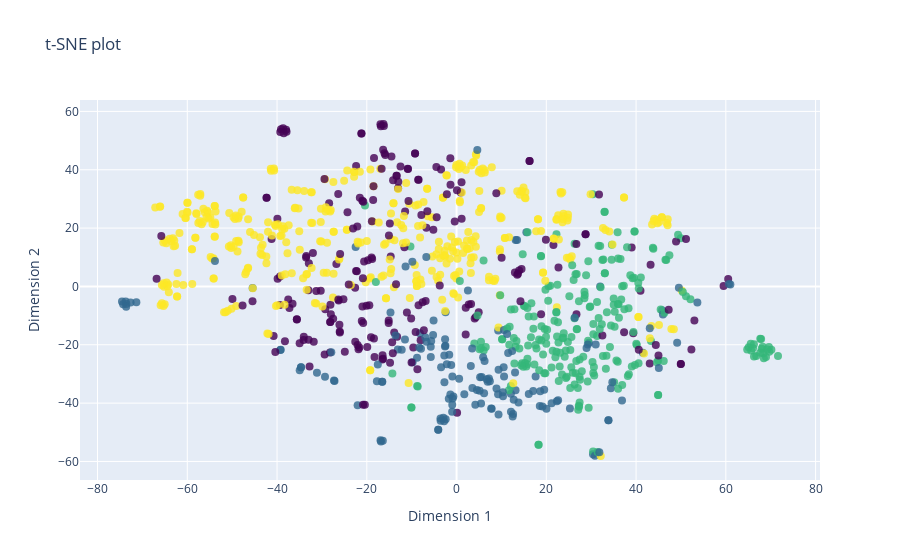

Write notebook code for a chart like this one.
### Code cell
import pandas as pd
import plotly.graph_objects as go
from plotly.offline import plot
# Assuming df is your DataFrame and it has columns 'tsne-2d-one', 'tsne-2d-two' and 'title'
fig = go.Figure(data=go.Scatter(
    x=x,
    y=y,
    # z=z,
    mode='markers',
    marker=dict(
        size=8,
        color=data_1k['Cluster'],  # set color to cluster values
        colorscale='Viridis',  # choose a colorscale
        opacity=0.8
    ),
    # marker=dict(size=8, opacity=0.5),
    text=data_1k['title']+' | '+data_1k['company_name'],  # this will set the hover text
    hoverinfo='text',
    
))

fig.update_layout(title='t-SNE plot',
                  xaxis=dict(title='Dimension 1'),
                  yaxis=dict(title='Dimension 2'),
                  hovermode='closest')

fig.show()

plot(fig)

### Figure 1 — Plotly figure (JSON) as saved in the notebook; plotly's stock layout.template omitted (floating-point values rounded to 4 significant figures; data arrays with more than 128 entries replaced by an {"elided": "..."} marker saying what was removed)
{"data": [{"hoverinfo": "text", "marker": {"color": {"elided": "1000 int values"}, "colorscale": [[0, "#440154"], [0.1111, "#482878"], [0.2222, "#3e4989"], [0.3333, "#31688e"], [0.4444, "#26828e"], [0.5556, "#1f9e89"], [0.6667, "#35b779"], [0.7778, "#6ece58"], [0.8889, "#b5de2b"], [1, "#fde725"]], "opacity": 0.8, "size": 8}, "mode": "markers", "text": {"elided": "1000 str values"}, "type": "scatter", "x": {"elided": "1000 float values"}, "y": {"elided": "1000 float values"}}], "layout": {"hovermode": "closest", "title": {"text": "t-SNE plot"}, "xaxis": {"title": {"text": "Dimension 1"}}, "yaxis": {"title": {"text": "Dimension 2"}}}}
